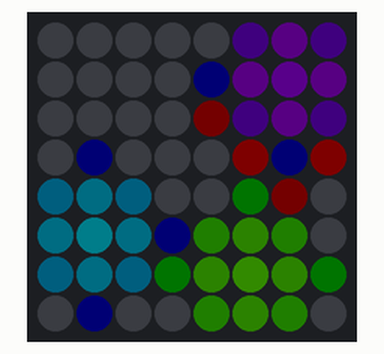
The sketch below on a simulated Arduino Uno, built with avr-gcc and run on an emulated ATmega328P. Shown: 8×8 RGB LED matrix (first LED top left, wired row by row). Dim RGB values are drawn brighter than linear; random numbers use the default seed unless the sketch sets one.

Above: at 0.49 s.
At 4.69 s:
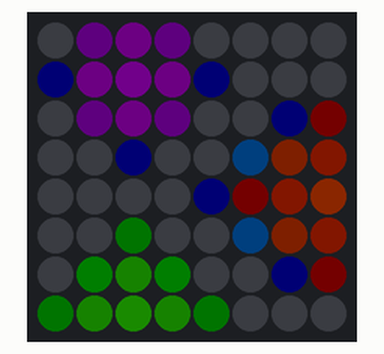
At 9.55 s:
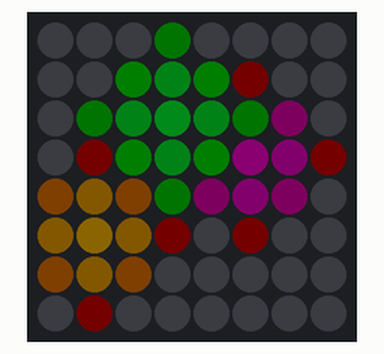
At 17.62 s:
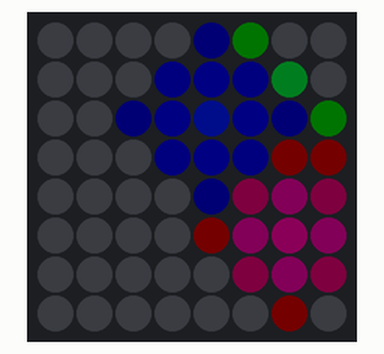
At 27.76 s:
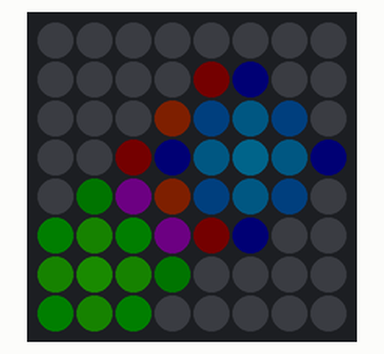
At 37.88 s:
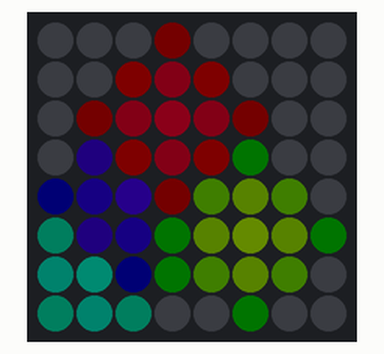

The sketch:

animations.ino
```cpp
#include <Adafruit_NeoPixel.h>

#define LED_PIN     6
#define WIDTH       8
#define HEIGHT      8
#define NUM_LEDS    (WIDTH * HEIGHT)
#define BRIGHTNESS  16

Adafruit_NeoPixel strip(NUM_LEDS, LED_PIN, NEO_GRB + NEO_KHZ800);

// ======================================================
// Animation selector
// ======================================================
int op = 1;
// 1 = Bouncing Balls
// 2 = Color Wipe (full HSV)
// 3 = Continuous Rainbow
// 4 = Sparkle
// 5 = Waves
// 6 = Solid Color Test

// ======================================================
// 180° Rotated Serpentine XY Mapping
// ======================================================
int XY(int x, int y) {
  x = (WIDTH - 1) - x;
  y = (HEIGHT - 1) - y;

  int col = x;

  if (col % 2 == 0)
    return col * HEIGHT + y;
  else
    return col * HEIGHT + (HEIGHT - 1 - y);
}

// ======================================================
// HSV → RGB
// ======================================================
uint32_t hsvToRgb(float h, float s, float v) {
  float r, g, b;

  int i = int(h * 6);
  float f = h * 6 - i;
  float p = v * (1 - s);
  float q = v * (1 - f * s);
  float t = v * (1 - (1 - f) * s);

  switch (i % 6) {
    case 0: r = v; g = t; b = p; break;
    case 1: r = q; g = v; b = p; break;
    case 2: r = p; g = v; b = t; break;
    case 3: r = p; g = q; b = v; break;
    case 4: r = t; g = p; b = v; break;
    case 5: r = v; g = p; b = q; break;
  }

  return strip.Color(int(r * 255), int(g * 255), int(b * 255));
}

// ======================================================
// 1 — Bouncing Balls
// ======================================================
#define BALLS 4
float posX[BALLS];
float posY[BALLS];
float velX[BALLS];
float velY[BALLS];
float hue[BALLS];

void initBalls() {
  for (int i = 0; i < BALLS; i++) {
    posX[i] = random(0, WIDTH);
    posY[i] = random(0, HEIGHT);
    velX[i] = (random(100) / 100.0f * 0.8f) - 0.4f;
    velY[i] = (random(100) / 100.0f * 0.8f) - 0.4f;
    hue[i] = float(i) / BALLS;
  }
}

void bouncingStep() {
  strip.clear();

  for (int i = 0; i < BALLS; i++) {
    hue[i] += 0.0025;
    if (hue[i] > 1.0) hue[i] -= 1.0;

    posX[i] += velX[i];
    posY[i] += velY[i];

    if (posX[i] < 0) { posX[i] = 0; velX[i] = -velX[i]; }
    if (posX[i] > WIDTH - 1) { posX[i] = WIDTH - 1; velX[i] = -velX[i]; }
    if (posY[i] < 0) { posY[i] = 0; velY[i] = -velY[i]; }
    if (posY[i] > HEIGHT - 1) { posY[i] = HEIGHT - 1; velY[i] = -velY[i]; }

    int cx = int(posX[i]);
    int cy = int(posY[i]);

    uint32_t color = hsvToRgb(hue[i], 1.0, 1.0);
    strip.setPixelColor(XY(cx, cy), color);

    for (int dx = -2; dx <= 2; dx++) {
      for (int dy = -2; dy <= 2; dy++) {
        int nx = cx + dx;
        int ny = cy + dy;
        if (nx < 0 || nx >= WIDTH || ny < 0 || ny >= HEIGHT) continue;

        float dist = sqrt(dx*dx + dy*dy);
        if (dist > 2.2) continue;

        float fade = 1.0 - (dist / 2.2);
        uint32_t glow = hsvToRgb(hue[i], 1.0, fade * 0.7);
        strip.setPixelColor(XY(nx, ny), glow);
      }
    }
  }

  strip.show();
}

// ======================================================
// 2 — Color Wipe (Full Color Cycle)
// ======================================================
int wipeIndex = 0;
float wipeHue = 0;

void colorWipeStep() {
  static bool started = false;
  if (!started) { strip.clear(); started = true; }

  uint32_t color = hsvToRgb(wipeHue, 1.0, 1.0);
  strip.setPixelColor(wipeIndex, color);

  wipeIndex++;

  if (wipeIndex >= NUM_LEDS) {
    wipeIndex = 0;
    started = false;

    wipeHue += 0.1;
    if (wipeHue > 1.0) wipeHue -= 1.0;
  }

  strip.show();
}

// ======================================================
// 3 — Continuous Rainbow
// ======================================================
float rainbowPos = 0;

void rainbowStep() {
  rainbowPos += 0.015;
  if (rainbowPos >= 1.0) rainbowPos -= 1.0;

  for (int x = 0; x < WIDTH; x++) {
    for (int y = 0; y < HEIGHT; y++) {
      float h = fmod(rainbowPos + (float)x / WIDTH, 1.0);
      strip.setPixelColor(XY(x, y), hsvToRgb(h, 1.0, 1.0));
    }
  }

  strip.show();
}

// ======================================================
// 4 — Sparkle Effect
// ======================================================
void sparkleStep() {
  strip.clear();
  for (int i = 0; i < 20; i++) {
    int p = random(NUM_LEDS);
    float hue = random(1000) / 1000.0;
    strip.setPixelColor(p, hsvToRgb(hue, 1.0, 1.0));
  }
  strip.show();
}

// ======================================================
// 5 — Waves
// ======================================================
float waveT = 0;

void wavesStep() {
  waveT += 0.1;

  for (int x = 0; x < WIDTH; x++) {
    for (int y = 0; y < HEIGHT; y++) {
      float v = (sin(x * 0.4 + waveT) + sin(y * 0.4 + waveT)) * 0.25 + 0.5;
      strip.setPixelColor(XY(x, y), hsvToRgb(v, 1.0, 1.0));
    }
  }

  strip.show();
}

// ======================================================
// 6 — Solid Color Test
// ======================================================
void solidColorStep() {
  float h = millis() * 0.0001;
  h = fmod(h, 1.0);
  uint32_t color = hsvToRgb(h, 1.0, 1.0);

  for (int i = 0; i < NUM_LEDS; i++) strip.setPixelColor(i, color);
  strip.show();
}

// ======================================================
void setup() {
  strip.begin();
  strip.setBrightness(BRIGHTNESS);
  strip.show();
  initBalls();
}

void loop() {
  switch (op) {
    case 1: bouncingStep();   break;
    case 2: colorWipeStep();  break;
    case 3: rainbowStep();    break;
    case 4: sparkleStep();    break;
    case 5: wavesStep();      break;
    case 6: solidColorStep(); break;
  }

  delay(20);
}
```
